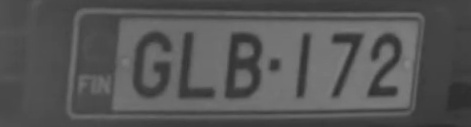
#> input picture Test/0-plateOnly-glb-172.jpg, 471 x 127 px
$ python test.py Test/0-plateOnly-glb-172.jpg
#> lines starting #> are read from the running program, lines starting #| are printed output that depends on the picture; after the words box and inside, x2 and y2 are one past the last pixel; in counts of white or black regions, pixels touching at a corner belong together
### rekkariDetectionSave.py
"""
returns rectangles containing possible licence plates from a given image
for parameters see
http://docs.opencv.org/3.0-beta/modules/objdetect/doc/cascade_classification.html

python3 rekkariDetectionSave.py 0-751.jpg
(there must be trained classifiier file, assumption is 'rekkari.xml' )
"""

import numpy as np
import cv2
from matplotlib import pyplot as plt
from glob import glob
import sys
import os

class DetectPlate():

    def __init__(self, trainedHaarFileName='/home/mka/PycharmProjects/Image2Letters/rekkari.xml',
                npImage=None, imageFileName=None,
                detectFactor=5, scaleFactor=1.03, minSize=(5,18),
                colorConversion=cv2.COLOR_BGR2GRAY,
                imageXfactor=None, imageYfactor=None):

        if not os.path.isfile(trainedHaarFileName):
            raise FileNotFoundError('you need cascade training file for cv2.CascadeClassifier')
        self.trainedHaarFileName = trainedHaarFileName
        self.cascade = cv2.CascadeClassifier(trainedHaarFileName)
        self.imageFileName = imageFileName
        self.detectFactor = detectFactor
        self.scaleFactor = scaleFactor
        self.minSize = minSize
        self.colorConversion = colorConversion
        self.img = npImage  # image as numpy array
        self.gray = None
        self.plates = None
        self.rotation_angles = None # for each plate, an optimal rotation angle of the whole image
        self.rotation_centers = None # for each plate, center of rotation
        self.npPlates = []  #images of plate(s) as array of numpy arrays

    def image2Plates(self):
        """ from image, produce rectangle(s) that contain possible plate, output as list of rectanges"""
        if self.img is None:
            if not os.path.isfile(self.imageFileName):
                raise FileNotFoundError('NO imagefile with name: ' + self.imageFileName)
            self.img = cv2.imread(self.imageFileName)
        if len(self.img.shape)> 2:
            self.gray = cv2.cvtColor(self.img.copy(), self.colorConversion)
        else:
            self.gray = self.img.copy()
        rectangles = self.cascade.detectMultiScale(self.gray, self.scaleFactor, self.detectFactor, minSize=self.minSize)
        plates = []
        for [x,y,w,h] in rectangles:
            print("xywh", x,y,w,h)
            plates.append([x,y,w,h])
        self.plates = plates

    def image2PlateNumpyArrays(self, rotate=True):
        """ if rotate is true, try to make plates horizontal
        from image, produce rectangle(s) that contain possible plate,
        output as list of numpy array(s) representing gray scale images(s) about possible plates"""
        if self.img is None:
            if not os.path.isfile(self.imageFileName):
                raise FileNotFoundError('NO imagefile with name: ' + self.imageFileName)
            self.img = cv2.imread(self.imageFileName)
        self.npPlates = []
        if len(self.img.shape)> 2:
            self.gray = cv2.cvtColor(self.img.copy(), self.colorConversion)
        else:
            self.gray = self.img.copy()
        rectangles = self.cascade.detectMultiScale(self.gray, self.scaleFactor, self.detectFactor, minSize=self.minSize)
        for [x,y,w,h] in rectangles:
            if rotate:
                gray = self.rotatePlate(rectangle=[x,y,w,h])
            else:
                gray = self.gray
            roi_gray = self.gray[y:y+h, x:x+w]
            self.npPlates.append(roi_gray)

    def getNpPlates(self):
        """ give found plate(s) as array of numpy arrays"""
        self.image2PlateNumpyArrays()
#> in image2PlateNumpyArrays, self.img is the input picture: shape (127, 471, 3); min 44, max 135, mean 86
#> in image2PlateNumpyArrays, `rectangles = self.cascade.detectMultiScale(self.gray, self.scaleFactor..`: rectangles = [[53, 9, 401, 108]]
#> the loop in image2PlateNumpyArrays, `for [x,y,w,h] in rectangles:` made 1 pass
#> (rows in rotatePlate, cols in rotatePlate, angle in rotatePlate, M in rotatePlate) on pass 1: (127, 471, 0, [[1, 0, 0], [0, 1, 0]])
#> pass 1, in rotatePlate, `thresh = cv2.adaptiveThreshold(img,255,cv2.ADAPTIVE_THRESH_GAUSSIAN_C,..`:
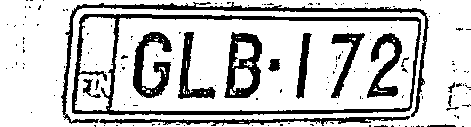
#> thresh: shape (127, 471); 78% white; 152 black regions (135 under 20 px), largest, box (x1, y1, x2, y2) and area: (72, 14, 421, 115) 3693, (61, 2, 429, 124) 2303, (224, 32, 262, 98) 1266
#> pass 1, in image2PlateNumpyArrays, `roi_gray = self.gray[y:y+h, x:x+w]`:
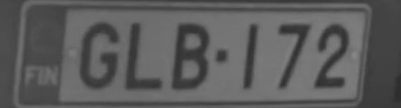
#> roi_gray: shape (108, 401); min 44, max 135, mean 92
#> after the loop in image2PlateNumpyArrays, `for [x,y,w,h] in rectangles:`: self.npPlates = 1 item
        return self.npPlates

    def getGray(self):
        return self.gray.copy()

    def showPlates(self, rotate=True):
        """show plates """
        self.image2Plates()
        if rotate:
            self.getRotationAnglesCenters()
        for i, [x,y,w,h] in enumerate(self.plates):
            clone = self.getGray()
            rows,cols = clone.shape
            if self.rotation_angles is not None:
                M = cv2.getRotationMatrix2D(self.rotation_centers[i],self.rotation_angles[i],1)
                clone = cv2.warpAffine(clone,M,(cols,rows))
            cv2.rectangle(clone,(x,y),(x+w,y+h),(0,255,0),5)
            plt.imshow(clone, cmap = 'gray', interpolation = 'bicubic')
            #plt.imshow(clone)
            plt.xticks([]), plt.yticks([])  # to hide tick values on X and Y axis
            plt.show()


    def rotatePlate(self, rectangle, minAng=-10, maxAng=10):
        """rotate single plate to make letters and digits horizontal"""
        from scipy import interpolate
        img = cv2.medianBlur(self.getGray(),1)
        thresh = cv2.adaptiveThreshold(img,255,cv2.ADAPTIVE_THRESH_GAUSSIAN_C,\
            cv2.THRESH_BINARY,11,2)

        angles_iter = np.linspace(minAng, maxAng, int(round(abs(maxAng)+abs(minAng)+1)))
        angles_many_iter = np.linspace(minAng, maxAng, 1+10*int(round(abs(maxAng)+abs(minAng))))
        clone = thresh
        rows,cols = clone.shape
        [x,y,w,h] = rectangle
        #print("xywh",x,y,w,h)
        #rotate image
        weights = []; angles=[]
        for angle in angles_iter:
            M = cv2.getRotationMatrix2D((x+0.5*w,y+0.5*h),angle,1)
            dst = cv2.warpAffine(clone,M,(cols, rows))
            hist=np.sum(dst[y:y+h,x:x+w],axis=1)[::-1]
            angles.append(angle)
            weights.append(np.var(hist))

        f = interpolate.interp1d(angles, weights)
        faas = f(angles_many_iter)
        angle=angles_many_iter[np.argmax(faas)]
        M = cv2.getRotationMatrix2D((x+0.5*w,y+0.5*h),angle,1)
        dst = cv2.warpAffine(clone,M,(cols,rows))
        return dst


    def getRotationAnglesCenters(self, minAng=-10, maxAng=10):
        """rotate image so that we get weighted maximum of sum over x-sum-values of the plate"""
        from filterImage import FilterImage
        from scipy import interpolate
        self.image2Plates()
        angles_iter = np.linspace(minAng, maxAng, int(round(abs(maxAng)+abs(minAng)+1)))
        angles_many_iter = np.linspace(minAng, maxAng, 1+10*int(round(abs(maxAng)+abs(minAng))))
        img = cv2.medianBlur(self.getGray(),1)
        thresh = cv2.adaptiveThreshold(img,255,cv2.ADAPTIVE_THRESH_GAUSSIAN_C,\
            cv2.THRESH_BINARY,11,2)
        clone = thresh
        rows,cols = clone.shape
        self.rotation_angles = []
        self.rotation_centers = []
        for i, [x,y,w,h] in enumerate(self.plates):
            #print("xywh",x,y,w,h)
            weights = []; angles=[]
            #rotate image
            for angle in angles_iter:
                M = cv2.getRotationMatrix2D((x+0.5*w,y+0.5*h),angle,1)
                dst = cv2.warpAffine(clone,M,(cols, rows))
                hist=np.sum(dst[y:y+h,x:x+w],axis=1)[::-1]
                #print(angle, np.var(hist))
                angles.append(angle)
                weights.append(np.var(hist))

                # [11 lines of commented-out code are left out]

            f = interpolate.interp1d(angles, weights)
            faas = f(angles_many_iter)
            angle=angles_many_iter[np.argmax(faas)]
            self.rotation_angles.append(angle)
            self.rotation_centers.append((x+0.5*w,y+0.5*h))
            M = cv2.getRotationMatrix2D((x+0.5*w,y+0.5*h),angle,1)
            dst = cv2.warpAffine(clone,M,(cols,rows))
            cv2.rectangle(dst, (x, y), (x + w, y + h), (0, 255, 0), 5)
            plt.imshow(dst[y:y+h,x:x+w], cmap = 'gray', interpolation = 'bicubic')
            plt.show()

    def get_rotation_angles(self):
        return self.rotation_angles

    def get_rotation_centers(self):
        return self.rotation_centers


    def writePlates(self, name=None):
        """write each plate to a separate file"""
        for i, [x,y,w,h] in enumerate(self.plates):
            clone = self.getGray()
            rows,cols = clone.shape
            if self.rotation_angles is not None:
                M = cv2.getRotationMatrix2D(self.rotation_centers[i],self.rotation_angles[i],1)
                clone = cv2.warpAffine(clone,M,(cols,rows))
                print("xywhWrite",x,y,w,h,self.rotation_centers[i],self.rotation_angles[i])
            roi_gray = clone[y:y+h, x:x+w]
            if name is None:
                cv2.imwrite(str(i)+'-'+'plate'+'-'+sys.argv[1]+'.tif', roi_gray)
            else:
                cv2.imwrite(str(i)+'-'+name, roi_gray)

# [10 lines that do not run on import are left out]

### filterCharacterRegions.py
"""
python3 getCharacterRegions.py image.jpq


Inherits: InitialCharacterRegions which containts methods that produce lots of initial rectangles

INPUT: lots of rectangles
OUTPUT: list of list of rectangles that are suitable for a licence plate
"""

import cv2
import sys
from matplotlib import pyplot as plt
import numpy as np
from initialCharacterRegions import InitialCharacterRegions


class FilterCharacterRegions(InitialCharacterRegions):
    """
    from one image representing a possible plate get the rectangles in which letters/number are located
    INPUT: gray scale image as numpy array
    OUTPUT: list of possible plates in this image
            each possible plate is a list of six rectangles
    """

    def __init__(self, npImage=None):
        # give the initial rectangle produces the current image
        InitialCharacterRegions.__init__(self, npImage)

        self.img = npImage  # image as numpy array
        self.mser = cv2.MSER_create(_max_variation=10)
        self.regions = None
        if npImage is not None:
            self.imageY = self.img.shape[0]
            self.imageX = self.img.shape[1]
        self.listOfSixSets = []   # list of sets, each set has 6 rectangles
        self.listOfSixLists = None   # list of lists, each set has 6 rectangles
        #print("x y : ",self.imageX, self.imageY)


    # [15 lines left out: functions setImageFromFile, reset, not called in this run]


    def getClone(self):
        return self.img.copy()

    # [187 lines left out: functions checkHeight, checkWidth, checkArea, checkSameness, determineSetsOfSix, sortSetsAndToList and 6 more, not called in this run]

    def getFinalListSixLists(self):
        """ give Final result of character regions for a plate ordered from left to right"""
        return self.listOfSixLists

    # [146 lines left out: functions getCharacterRegion, descew, descew_histo, imageToPlatesWithCharacterRegions, plateChars2CharacterRegions, not called in this run]


# [63 lines that do not run on import are left out]

### initialCharacterRegions.py
"""
A collection of methods that find rectangles that may contain characters in a plate

"""


import cv2
import sys
from matplotlib import pyplot as plt
import numpy as np


class InitialCharacterRegions():

    def __init__(self, npImage=None):
        self.img = npImage  # image as numpy array
        self.mser = cv2.MSER_create(_max_variation=10)
        self.regions = None
        if npImage is not None:
            self.imageY = self.img.shape[0]
            self.imageX = self.img.shape[1]

    # [12 lines left out: function setImageFromFile, not called in this run]

    def getClone(self):
        return self.img.copy()

    def getRegions(self):
        return self.regions


    # [72 lines left out: functions getInitialRegionsFast, getInitialRegionsMser, getInitialRegionsSIFT, getInitialRegionsByContours, showAllRectangles, writeAllRectangles, not called in this run]


# [9 lines that do not run on import are left out]

### test.py
"""
test getting string of characters of a licence plate

cd  /home/mka/PycharmProjects/Image2Letters/test.py
python3 /home/mka/PycharmProjects/Image2Letters/test.py "*.jpg"
"""
import sys

from rekkariDetectionSave import DetectPlate
from filterImage import FilterImage
from filterCharacterRegions import FilterCharacterRegions
from initialCharacterRegions import InitialCharacterRegions
from myTesseract import MyTesseract
from myClassifier import Classifier
import glob

# image to plate(s)
files=glob.glob(sys.argv[1])
print(files)
if len(files)==0:
    raise FileNotFoundError('no files with search term: '+sys.argv[1])

for file in files:
    # 1 image to possible plates
    app1 = DetectPlate(imageFileName=file)
    plates = app1.getNpPlates()
#> plates = 1 item
    app1.showPlates()
#> in image2Plates, `rectangles = self.cascade.detectMultiScale(self.gray, self.scaleFactor..`: rectangles = [[53, 9, 401, 108]]
#> the loop in image2Plates, `for [x,y,w,h] in rectangles:` made 1 pass
#| xywh 53 9 401 108
#> the loop in image2Plates (call 2), `for [x,y,w,h] in rectangles:` made 1 pass
#| xywh 53 9 401 108
#> the loop in getRotationAnglesCenters, `for i, [x,y,w,h] in enumerate(self.plates): #print("xywh",x,y,w,h)` made 1 pass
#> (x, y, w, h, angle, M) on pass 1: (53, 9, 401, 108, 0, [[1, 0, 0], [0, 1, 0]])
#> pass 1, in getRotationAnglesCenters, `plt.show()`:
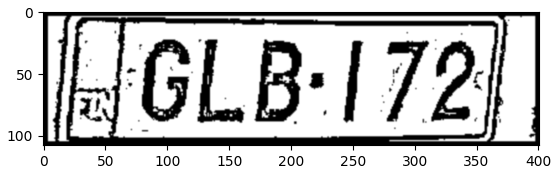
#> figure drawn by matplotlib, 1 panel
#> after the loop in getRotationAnglesCenters, `for i, [x,y,w,h] in enumerate(self.plates):`:
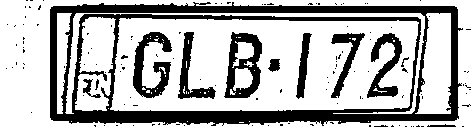
#> dst: shape (127, 471); 69.7% white; 131 black regions (119 under 20 px), largest, box (x1, y1, x2, y2) and area: (50, 2, 463, 126) 12218, (224, 32, 262, 98) 1266, (133, 32, 172, 98) 1166
#> after the loop in getRotationAnglesCenters, `for i, [x,y,w,h] in enumerate(self.plates):`: self.rotation_angles = [0]; self.rotation_centers = [(253.5, 63)]
#> the loop in showPlates, `for i, [x,y,w,h] in enumerate(self.plates):` made 1 pass
#> (x, y, w, h, rows, cols, M) on pass 1: (53, 9, 401, 108, 127, 471, [[1, 0, 0], [0, 1, 0]])
#> pass 1, in showPlates, `plt.show()`:
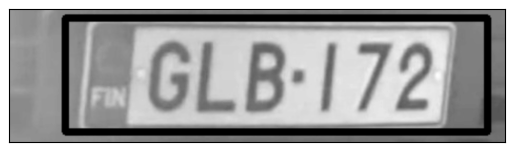
#> figure drawn by matplotlib, 1 panel
#> after the loop in showPlates, `for i, [x,y,w,h] in enumerate(self.plates):`:
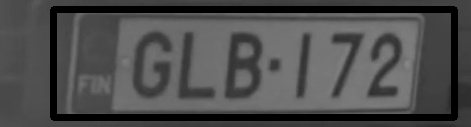
#> clone: shape (127, 471); min 0, max 135, mean 77

    app1.writePlates(name='plateOnly-'+sys.argv[1])
#> the loop in writePlates, `for i, [x,y,w,h] in enumerate(self.plates):` made 1 pass
#| xywhWrite 53 9 401 108 (253.5, 63.0) 0.0
    print(file+' number of plates found '+ str(len(plates)))
#| Test/0-plateOnly-glb-172.jpg number of plates found 1

    for plate in plates:
        # from a plate image to list of six-rectangles
        #app2 = FilterImage(npImage=plate)
        #plate = app2.filterOtsu()
#> (the run stopped early here; a loop or call above may not have finished)

$ run again, on Test/0-plateOnly-vkz-825.jpg
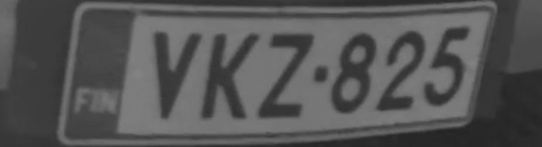
#> input picture Test/0-plateOnly-vkz-825.jpg, 542 x 147 px
#> in image2PlateNumpyArrays, self.img is the input picture: shape (147, 542, 3); min 35, max 131, mean 85.1
#> in image2PlateNumpyArrays, `rectangles = self.cascade.detectMultiScale(self.gray, self.scaleFactor..`: rectangles = [[52, 16, 448, 121]]
#> the loop in image2PlateNumpyArrays, `for [x,y,w,h] in rectangles:` made 1 pass
#> (rows in rotatePlate, cols in rotatePlate, angle in rotatePlate, M in rotatePlate) on pass 1: (147, 542, -1, [[1, -0.0175, 1.38], [0.0175, 1, -4.81]])
#> pass 1, in rotatePlate, `thresh = cv2.adaptiveThreshold(img,255,cv2.ADAPTIVE_THRESH_GAUSSIAN_C,..`:
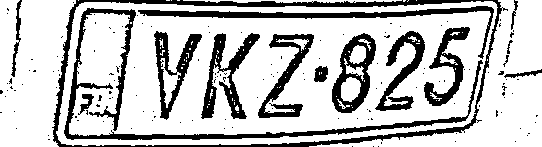
#> thresh: shape (147, 542); 76.2% white; 155 black regions (139 under 20 px), largest, box (x1, y1, x2, y2) and area: (52, 0, 508, 147) 3993, (64, 8, 483, 140) 3551, (138, 6, 494, 59) 2029
#> after the loop in image2PlateNumpyArrays, `for [x,y,w,h] in rectangles:`: self.npPlates = 1 item
#> in image2Plates, `rectangles = self.cascade.detectMultiScale(self.gray, self.scaleFactor..`: rectangles = [[52, 16, 448, 121]]
#> the loop in image2Plates, `for [x,y,w,h] in rectangles:` made 1 pass
#> (printed output is left out)
#> the loop in image2Plates (call 2), `for [x,y,w,h] in rectangles:` made 1 pass
#> (printed output is left out)
#> the loop in getRotationAnglesCenters, `for i, [x,y,w,h] in enumerate(self.plates): #print("xywh",x,y,w,h)` made 1 pass
#> (x, y, w, h, angle, M) on pass 1: (52, 16, 448, 121, -1, [[1, -0.0175, 1.38], [0.0175, 1, -4.81]])
#> after the loop in getRotationAnglesCenters, `for i, [x,y,w,h] in enumerate(self.plates):`: self.rotation_angles = [-1]; self.rotation_centers = [(276, 76.5)]
#> the loop in showPlates, `for i, [x,y,w,h] in enumerate(self.plates):` made 1 pass
#> (x, y, w, h, rows, cols, M) on pass 1: (52, 16, 448, 121, 147, 542, [[1, -0.0175, 1.38], [0.0175, 1, -4.81]])
#> the loop in writePlates, `for i, [x,y,w,h] in enumerate(self.plates):` made 1 pass
#> (printed output is left out)
#> pass 1, in writePlates, `roi_gray = clone[y:y+h, x:x+w]`:
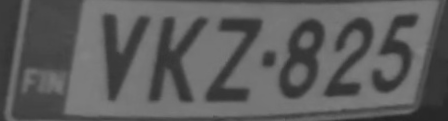
#> roi_gray: shape (121, 448); min 35, max 131, mean 93.6
#| Test/0-plateOnly-vkz-825.jpg number of plates found 1

$ run again, on Test/0-plateOnly-voy-143.jpg
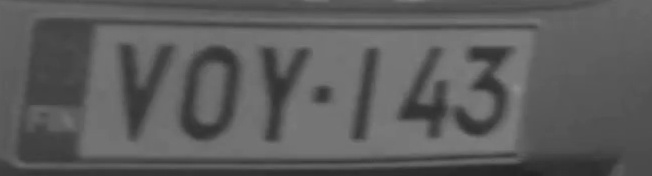
#> input picture Test/0-plateOnly-voy-143.jpg, 652 x 176 px
#> in image2PlateNumpyArrays, self.img is the input picture: shape (176, 652, 3); min 33, max 140, mean 92.3
#> in image2PlateNumpyArrays, `rectangles = self.cascade.detectMultiScale(self.gray, self.scaleFactor..`: rectangles = [[27, 16, 585, 158]]
#> the loop in image2PlateNumpyArrays, `for [x,y,w,h] in rectangles:` made 1 pass
#> (rows in rotatePlate, cols in rotatePlate, angle in rotatePlate, M in rotatePlate) on pass 1: (176, 652, 0, [[1, 0, 0], [0, 1, 0]])
#> pass 1, in rotatePlate, `thresh = cv2.adaptiveThreshold(img,255,cv2.ADAPTIVE_THRESH_GAUSSIAN_C,..`:
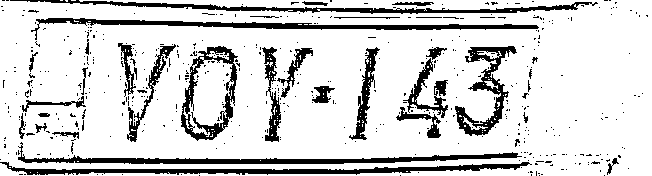
#> thresh: shape (176, 652); 83.4% white; 486 black regions (452 under 20 px), largest, box (x1, y1, x2, y2) and area: (18, 142, 522, 164) 2410, (0, 162, 532, 175) 2395, (31, 18, 539, 40) 2336
#> after the loop in image2PlateNumpyArrays, `for [x,y,w,h] in rectangles:`: self.npPlates = 1 item
#> in image2Plates, `rectangles = self.cascade.detectMultiScale(self.gray, self.scaleFactor..`: rectangles = [[27, 16, 585, 158]]
#> the loop in image2Plates, `for [x,y,w,h] in rectangles:` made 1 pass
#> (printed output is left out)
#> the loop in image2Plates (call 2), `for [x,y,w,h] in rectangles:` made 1 pass
#> (printed output is left out)
#> the loop in getRotationAnglesCenters, `for i, [x,y,w,h] in enumerate(self.plates): #print("xywh",x,y,w,h)` made 1 pass
#> (x, y, w, h, angle, M) on pass 1: (27, 16, 585, 158, 0, [[1, 0, 0], [0, 1, 0]])
#> after the loop in getRotationAnglesCenters, `for i, [x,y,w,h] in enumerate(self.plates):`: self.rotation_angles = [0]; self.rotation_centers = [(319.5, 95)]
#> the loop in showPlates, `for i, [x,y,w,h] in enumerate(self.plates):` made 1 pass
#> (x, y, w, h, rows, cols, M) on pass 1: (27, 16, 585, 158, 176, 652, [[1, 0, 0], [0, 1, 0]])
#> after the loop in showPlates, `for i, [x,y,w,h] in enumerate(self.plates):`:
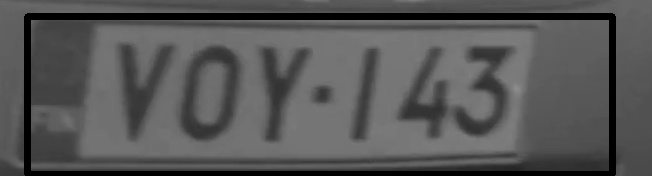
#> clone: shape (176, 652); min 0, max 140, mean 86
#> the loop in writePlates, `for i, [x,y,w,h] in enumerate(self.plates):` made 1 pass
#> (printed output is left out)
#| Test/0-plateOnly-voy-143.jpg number of plates found 1

$ run again, on Test/0-plateOnly-xjz-782.jpg
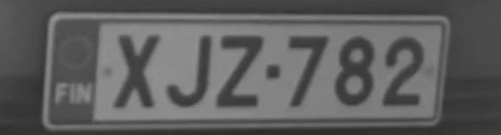
#> input picture Test/0-plateOnly-xjz-782.jpg, 501 x 135 px
#> in image2PlateNumpyArrays, self.img is the input picture: shape (135, 501, 3); min 43, max 149, mean 94.2
#> in image2PlateNumpyArrays, `rectangles = self.cascade.detectMultiScale(self.gray, self.scaleFactor..`: rectangles = [[27, 10, 441, 119]]
#> the loop in image2PlateNumpyArrays, `for [x,y,w,h] in rectangles:` made 1 pass
#> (rows in rotatePlate, cols in rotatePlate, angle in rotatePlate, M in rotatePlate) on pass 1: (135, 501, 0, [[1, 0, 0], [0, 1, 0]])
#> pass 1, in rotatePlate, `thresh = cv2.adaptiveThreshold(img,255,cv2.ADAPTIVE_THRESH_GAUSSIAN_C,..`:
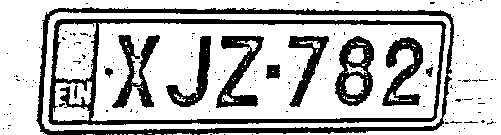
#> thresh: shape (135, 501); 74% white; 157 black regions (145 under 20 px), largest, box (x1, y1, x2, y2) and area: (48, 19, 446, 125) 4952, (36, 7, 454, 135) 4664, (335, 36, 374, 106) 1394
#> after the loop in image2PlateNumpyArrays, `for [x,y,w,h] in rectangles:`: self.npPlates = 1 item
#> in image2Plates, `rectangles = self.cascade.detectMultiScale(self.gray, self.scaleFactor..`: rectangles = [[27, 10, 441, 119]]
#> the loop in image2Plates, `for [x,y,w,h] in rectangles:` made 1 pass
#> (printed output is left out)
#> the loop in image2Plates (call 2), `for [x,y,w,h] in rectangles:` made 1 pass
#> (printed output is left out)
#> the loop in getRotationAnglesCenters, `for i, [x,y,w,h] in enumerate(self.plates): #print("xywh",x,y,w,h)` made 1 pass
#> (x, y, w, h, angle, M) on pass 1: (27, 10, 441, 119, 0, [[1, 0, 0], [0, 1, 0]])
#> after the loop in getRotationAnglesCenters, `for i, [x,y,w,h] in enumerate(self.plates):`: self.rotation_angles = [0]; self.rotation_centers = [(247.5, 69.5)]
#> the loop in showPlates, `for i, [x,y,w,h] in enumerate(self.plates):` made 1 pass
#> (x, y, w, h, rows, cols, M) on pass 1: (27, 10, 441, 119, 135, 501, [[1, 0, 0], [0, 1, 0]])
#> after the loop in showPlates, `for i, [x,y,w,h] in enumerate(self.plates):`:
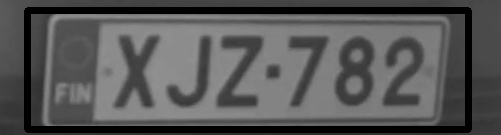
#> clone: shape (135, 501); min 0, max 149, mean 86.5
#> the loop in writePlates, `for i, [x,y,w,h] in enumerate(self.plates):` made 1 pass
#> (printed output is left out)
#| Test/0-plateOnly-xjz-782.jpg number of plates found 1
